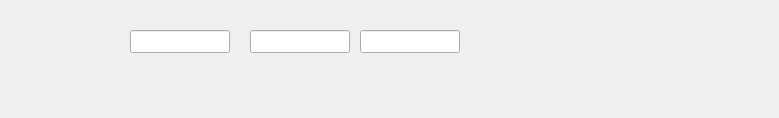
<?xml version="1.0" encoding="UTF-8"?>
<ui version="4.0">
 <class>Form</class>
 <widget class="QWidget" name="Form">
  <property name="geometry">
   <rect>
    <x>0</x>
    <y>0</y>
    <width>779</width>
    <height>118</height>
   </rect>
  </property>
  <property name="windowTitle">
   <string>Form</string>
  </property>
  <widget class="caLineEdit" name="calineedit">
   <property name="geometry">
    <rect>
     <x>130</x>
     <y>30</y>
     <width>100</width>
     <height>23</height>
    </rect>
   </property>
   <property name="channel" stdset="0">
    <string notr="true">bsread://CHANNEL-1</string>
   </property>
   <property name="precision">
    <number>1</number>
   </property>
   <property name="precisionMode">
    <enum>caLineEdit::User</enum>
   </property>
  </widget>
  <widget class="caLineEdit" name="calineedit_2">
   <property name="geometry">
    <rect>
     <x>250</x>
     <y>30</y>
     <width>100</width>
     <height>23</height>
    </rect>
   </property>
   <property name="channel" stdset="0">
    <string notr="true">bsread://CHANNEL-2</string>
   </property>
   <property name="precision">
    <number>1</number>
   </property>
   <property name="precisionMode">
    <enum>caLineEdit::User</enum>
   </property>
  </widget>
  <widget class="caLineEdit" name="calineedit_3">
   <property name="geometry">
    <rect>
     <x>360</x>
     <y>30</y>
     <width>100</width>
     <height>23</height>
    </rect>
   </property>
   <property name="channel" stdset="0">
    <string notr="true">bsread://CHANNEL-3</string>
   </property>
   <property name="precision">
    <number>1</number>
   </property>
   <property name="precisionMode">
    <enum>caLineEdit::User</enum>
   </property>
  </widget>
 </widget>
 <customwidgets>
  <customwidget>
   <class>caLineEdit</class>
   <extends>QLineEdit</extends>
   <header>caLineEdit</header>
  </customwidget>
 </customwidgets>
 <resources/>
 <connections/>
</ui>
